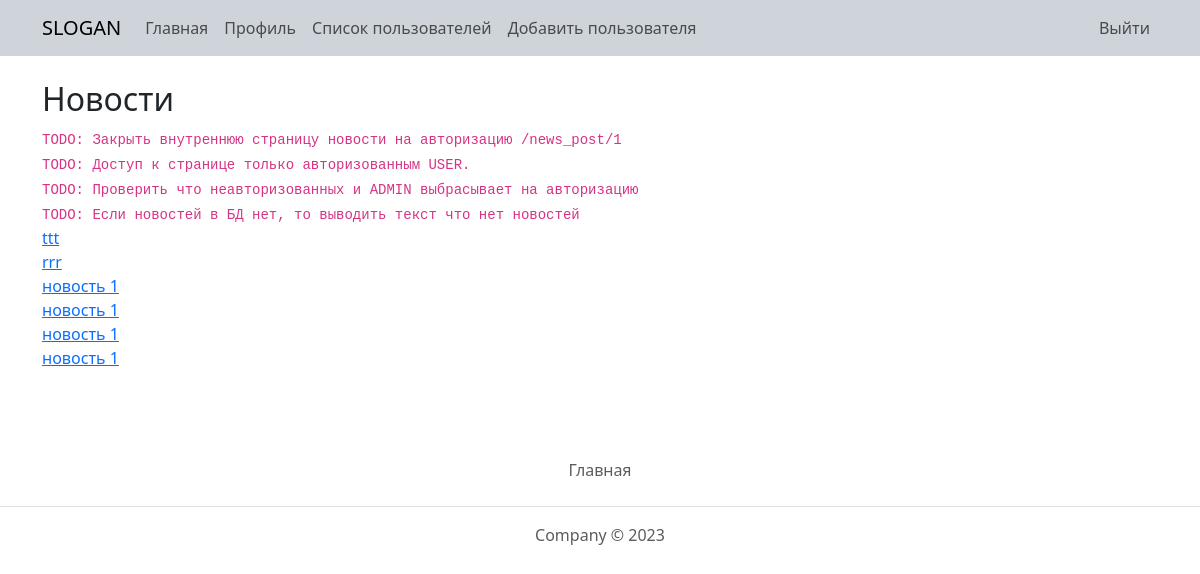
/news (signed in), run on an earlier commit of the app's database.
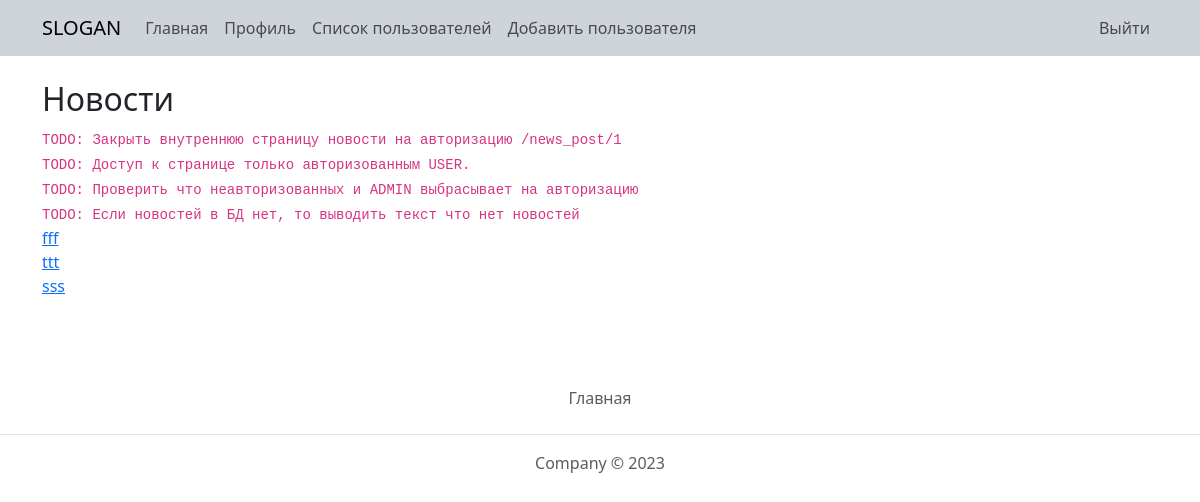
And on a later commit of the database.
### webapp/db.py (models this page shows)
class News(db.Model):
    id = db.Column(db.Integer, primary_key=True)
    zag = db.Column(db.String, nullable=False)
    description = db.Column(db.String, nullable=False)
    published_at = db.Column(db.DateTime, default=datetime.utcnow)

### webapp/app.py (the view)
@app.route('/news')
def news():
    title = 'Новости'
    if not current_user.is_authenticated:
        flash('Ошибка! Доступ запрещен!')
        return redirect('/auth')
    all_news = News.query.order_by(News.published_at.desc()).all()
    return render_template(
        'news.html',
        all_news=all_news,
        title=title,
    )

### webapp/app.py (called while the page is built)
@login_manager.user_loader
def load_user(user_id):
    return User.query.get(user_id)

### webapp/templates/news.html
{% extends 'base.html' %}
{% block content %}
    <div class="container mt-4">
        <div class="row">
            <div class="col-12">
                <h2>{{ title }}</h2>
                <code>TODO: Закрыть внутреннюю страницу новости на авторизацию /news_post/1</code><br>
                <code>TODO: Доступ к странице только авторизованным USER.</code><br>
                <code>TODO: Проверить что неавторизованных и ADMIN выбрасывает на авторизацию</code><br>
                <code>TODO: Если новостей в БД нет, то выводить текст что нет новостей</code><br>
                <ul class="list-unstyled ps-0">
                    {% for news in all_news %}
                        <li>
                            <a class="mb-1" href="{{ url_for('news_post', id=news.id) }}">{{ news.zag }}</a>
                        </li>
                    {% endfor %}
                </ul>
            </div>
        </div>
    </div>
{% endblock %}

### webapp/templates/base.html (shortened to what this page needs)
<!doctype html>
<html lang="ru">
<head>
    <link href="{{ url_for('static', filename='css/bootstrap.min.css') }}" rel="stylesheet">
    <link href="{{ url_for('static', filename='css/custom.css') }}" rel="stylesheet">
</head>
<body>
<nav class="navbar navbar-expand-lg bg-dark-subtle">
    <div class="container">
        <a class="navbar-brand" href="/">SLOGAN</a>
        <div class="collapse navbar-collapse" id="navbars">
            <ul class="navbar-nav me-auto mb-2 mb-lg-0">
                <li class="nav-item">
                    <a class="nav-link {% if request.path == url_for('index') %}active{% endif %}"
                       href="{{ url_for('index') }}">Главная</a>
                </li>
                {% if current_user.status == 'user' or current_user.status == 'admin' %}
                    <li class="nav-item">
                        <a class="nav-link {% if request.path == url_for('profile') %}active{% endif %}"
                           href="{{ url_for('profile') }}">Профиль</a>
                    </li>
                {% endif %}
                {% if current_user.status == 'admin' %}
                    <li class="nav-item">
                        <a class="nav-link {% if request.path == url_for('users') %}active{% endif %}"
                           href="{{ url_for('users') }}">Список пользователей</a>
                    </li>
                    <li class="nav-item">
                        <a class="nav-link {% if request.path == url_for('users_add') %}active{% endif %}"
                           href="{{ url_for('users_add') }}">Добавить пользователя</a>
                    </li>
                {% endif %}
            </ul>
            <ul class="navbar-nav">
                {% if current_user.is_authenticated %}
                    <li class="nav-item"><a href="{{ url_for('logout') }}" class="nav-link">Выйти</a></li>
                {% else %}
                    <li class="nav-item"><a href="{{ url_for('auth') }}" class="nav-link">Войти</a></li>
                {% endif %}
            </ul>
        </div>
    </div>
</nav>
{% block content %}
{% endblock %}
<footer class="py-3 my-4">
    <ul class="nav justify-content-center border-bottom pb-3 mb-3">
        <li class="nav-item">
            <a href="{{ url_for('index') }}" class="nav-link px-2 text-body-secondary">Главная</a>
        </li>
    </ul>
    <p class="text-center text-body-secondary">Company © 2023</p>
</footer>
</body>
</html>

What changed in the data, as far as the page shows it:
removed News: zag "rrr"
removed News: zag "новость 1"
removed News: zag "новость 1"
removed News: zag "новость 1"
removed News: zag "новость 1"
added News: zag "fff"
added News: zag "sss"
